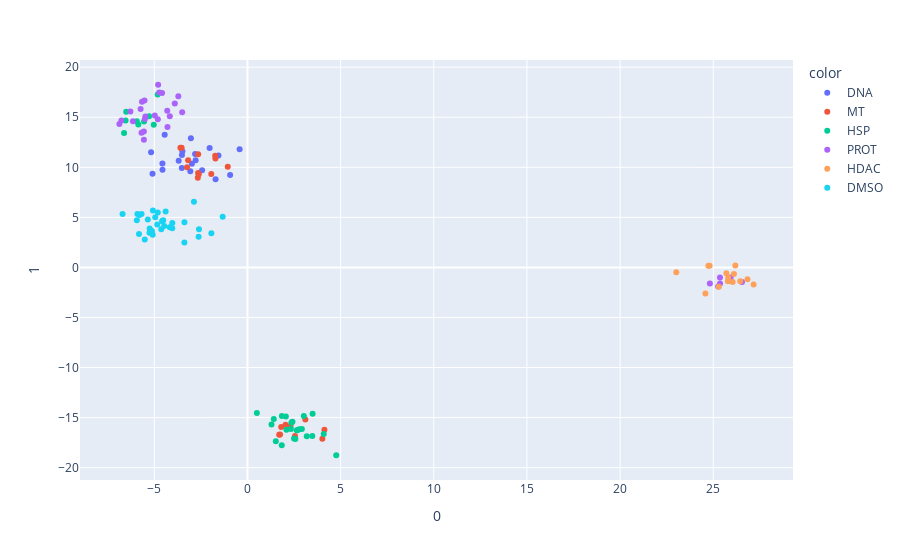

The cell this chart's notebook holds for it:
### Code cell
fig = px.scatter(filtered_drug, x=0, y=1, color=class_name)
#training['drug_name']
fig.show()

### Figure 1 — Plotly figure (JSON) as saved in the notebook; plotly's stock layout.template omitted (floating-point values rounded to 4 significant figures)
{"data": [{"hovertemplate": "color=DNA<br>0=%{x}<br>1=%{y}<extra></extra>", "legendgroup": "DNA", "marker": {"color": "#636efa", "symbol": "circle"}, "mode": "markers", "name": "DNA", "orientation": "v", "showlegend": true, "type": "scatter", "x": [-0.9297, -5.094, -1.71, -4.441, -2.029, -4.559, -3.69, -1.556, -3.515, -2.781, -3.067, -3.491, -4.562, -3.035, -3.521, -2.808, -2.434, -5.171, -0.4201, -2.981], "xaxis": "x", "y": [9.232, 9.352, 8.815, 13.26, 11.94, 9.759, 10.64, 11.19, 11.23, 10.7, 9.614, 11.6, 10.39, 12.9, 9.93, 11.34, 9.711, 11.51, 11.81, 10.37], "yaxis": "y"}, {"hovertemplate": "color=MT<br>0=%{x}<br>1=%{y}<extra></extra>", "legendgroup": "MT", "marker": {"color": "#EF553B", "symbol": "circle"}, "mode": "markers", "name": "MT", "orientation": "v", "showlegend": true, "type": "scatter", "x": [-1.941, -1.731, -2.614, -3.533, -2.647, -1.719, -3.241, -3.184, -3.599, -1.056, -2.648, -2.664, 2.047, 4.13, 1.705, 2.55, 1.75, 1.811, 4.02, 3.109, 2.311], "xaxis": "x", "y": [9.319, 11.16, 9.31, 11.95, 11.31, 10.88, 10.01, 10.7, 11.96, 10.06, 9.434, 8.951, -15.72, -16.22, -16.71, -16.83, -16.68, -15.94, -17.11, -15.19, -15.83], "yaxis": "y"}, {"hovertemplate": "color=HSP<br>0=%{x}<br>1=%{y}<extra></extra>", "legendgroup": "HSP", "marker": {"color": "#00cc96", "symbol": "circle"}, "mode": "markers", "name": "HSP", "orientation": "v", "showlegend": true, "type": "scatter", "x": [3.48, 2.68, 2.92, 2.093, 1.842, 2.359, 3.498, 1.414, 2.572, 4.094, 2.651, 2.061, 2.334, 2.416, 1.29, 2.776, 4.765, 3.186, 0.5049, 3.026, 1.523, 1.849, 2.499, -5.276, -5.028, -4.819, -6.542, -6.621, -5.937, -5.552, -5.857, -6.506], "xaxis": "x", "y": [-16.85, -16.25, -16.14, -16.21, -17.76, -15.51, -14.62, -15.13, -17.13, -16.64, -16.26, -14.89, -16.13, -15.42, -15.69, -16.17, -18.76, -16.87, -14.54, -14.85, -17.36, -14.85, -17.09, 15.11, 14.25, 17.27, 14.66, 13.43, 14.59, 14.57, 14.28, 15.55], "yaxis": "y"}, {"hovertemplate": "color=PROT<br>0=%{x}<br>1=%{y}<extra></extra>", "legendgroup": "PROT", "marker": {"color": "#ab63fa", "symbol": "circle"}, "mode": "markers", "name": "PROT", "orientation": "v", "showlegend": true, "type": "scatter", "x": [-3.898, -5.475, -5.66, -5.557, -6.872, -4.292, -5.734, -5.684, -6.284, -3.503, -4.731, -4.811, -4.583, -3.71, -6.762, -4.794, -4.167, -4.304, -4.971, -5.525, -5.558, -5.501, -6.146, 25.93, 25.93, 25.36, 25.36, 25.83, 25.26, 24.82, 26.54], "xaxis": "x", "y": [16.38, 15.07, 16.55, 12.76, 14.33, 14.03, 15.83, 13.46, 15.56, 15.5, 17.48, 14.81, 17.41, 17.09, 14.68, 18.25, 15.1, 15.64, 15.18, 16.66, 13.57, 14.82, 14.6, -1.357, -1.0, -1.598, -0.9948, -1.22, -1.915, -1.599, -1.457], "yaxis": "y"}, {"hovertemplate": "color=HDAC<br>0=%{x}<br>1=%{y}<extra></extra>", "legendgroup": "HDAC", "marker": {"color": "#FFA15A", "symbol": "circle"}, "mode": "markers", "name": "HDAC", "orientation": "v", "showlegend": true, "type": "scatter", "x": [26.11, 26.04, 25.8, 27.16, 24.58, 25.7, 25.3, 26.18, 24.8, 24.74, 26.45, 25.78, 26.84, 23.01], "xaxis": "x", "y": [-0.6663, -1.465, -1.041, -1.702, -2.614, -0.5769, -1.925, 0.1912, 0.1663, 0.1623, -1.393, -1.388, -1.188, -0.4764], "yaxis": "y"}, {"hovertemplate": "color=DMSO<br>0=%{x}<br>1=%{y}<extra></extra>", "legendgroup": "DMSO", "marker": {"color": "#19d3f3", "symbol": "circle"}, "mode": "markers", "name": "DMSO", "orientation": "v", "showlegend": true, "type": "scatter", "x": [-3.385, -5.51, -5.683, -4.469, -4.949, -5.935, -5.789, -1.329, -4.389, -6.702, -5.246, -5.074, -4.561, -5.26, -2.871, -4.036, -5.82, -5.904, -1.937, -5.126, -4.814, -4.522, -4.841, -3.38, -4.625, -4.172, -5.346, -5.087, -2.621, -4.576, -4.032, -2.602], "xaxis": "x", "y": [2.495, 2.779, 5.327, 4.137, 5.016, 4.703, 5.23, 5.066, 5.597, 5.326, 3.879, 5.679, 4.602, 3.471, 6.553, 3.904, 3.347, 5.324, 3.406, 3.644, 5.491, 4.708, 4.295, 4.522, 3.817, 4.011, 4.784, 3.252, 3.064, 4.646, 4.434, 3.824], "yaxis": "y"}], "layout": {"legend": {"title": {"text": "color"}, "tracegroupgap": 0}, "margin": {"t": 60}, "xaxis": {"anchor": "y", "domain": [0, 1], "title": {"text": "0"}}, "yaxis": {"anchor": "x", "domain": [0, 1], "title": {"text": "1"}}}}
